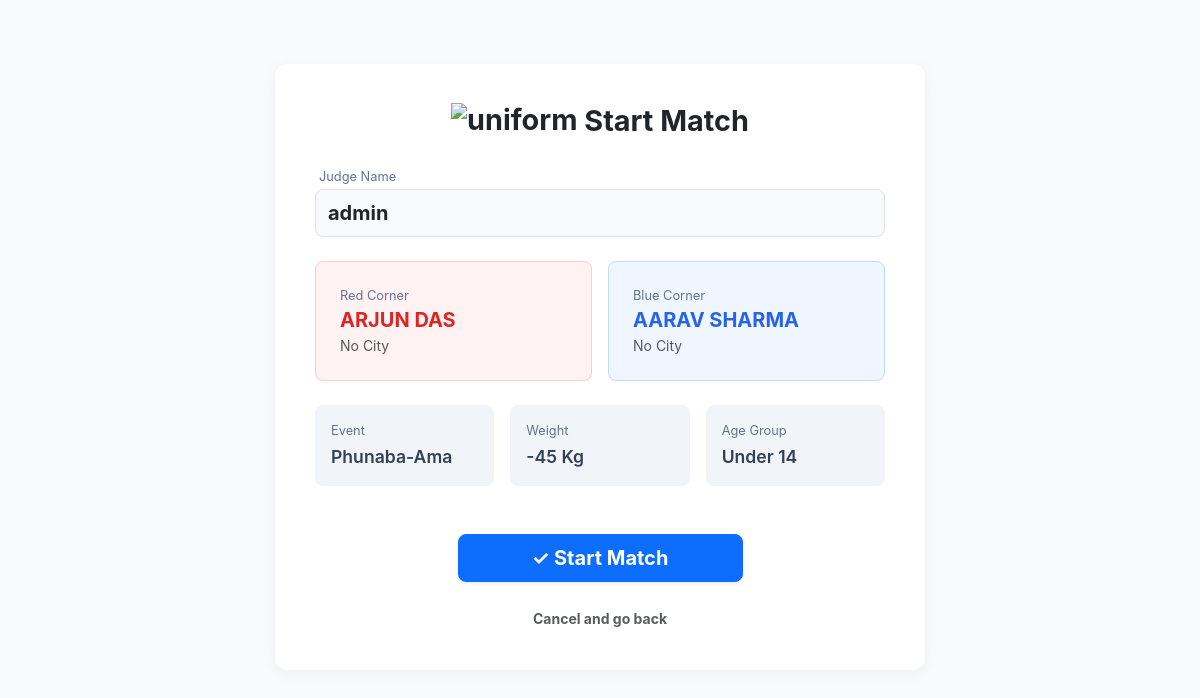
/judge/match/148/start/ (signed in), run on the app's committed database.
### thangta/models.py (models this page shows, shortened)
class CustomUser(AbstractUser):
    class Role(models.TextChoices):
        ADMIN = 'ADMIN', 'Admin'
        JUDGE = 'JUDGE', 'Judge'
        SCORER = 'SCORER', 'Scorer'
    role = models.CharField(
        max_length=50,
        choices=Role.choices,
        default=Role.SCORER
    )
    district = models.CharField(max_length=100, null=True, blank=True)
    district_code = models.CharField(max_length=20, null=True, blank=True)

class Match(models.Model):
    tournament = models.ForeignKey(Tournament, on_delete=models.CASCADE)
    event_type = models.CharField(max_length=50)
    age_category = models.CharField(max_length=3)
    weight_category = models.CharField(max_length=4)
    gender = models.CharField(max_length=10)
    is_active = models.BooleanField(default=False)
    is_completed = models.BooleanField(default=False)
    round_number = models.IntegerField(default=1)
    current_round = models.IntegerField(default=1) # Tracks Round 1, Round 2, or 3 (Tie Breaker)
    current_sub_round = models.IntegerField(default=1)
    match_sequence = models.IntegerField(help_text="Order of the match in this round")
    current_sub_round = models.IntegerField(default=1)
    active_scorers = models.ManyToManyField(CustomUser, blank=True, related_name='scoring_matches')
    ring_number = models.IntegerField(default=1)
    participant_red = models.ForeignKey(Participant, related_name='matches_as_red', on_delete=models.CASCADE)
    participant_blue = models.ForeignKey(Participant, related_name='matches_as_blue', on_delete=models.CASCADE, null=True, blank=True)
    winner = models.ForeignKey(Participant, related_name='matches_won', on_delete=models.SET_NULL, null=True, blank=True)
    round_1_red = models.IntegerField(default=0)
    round_1_blue = models.IntegerField(default=0)
    round_2_red = models.IntegerField(default=0)
    round_2_blue = models.IntegerField(default=0)
    round_3_red = models.IntegerField(default=0)
    round_3_blue = models.IntegerField(default=0)
    @property
    def age_display(self):
        age_map = {'U14': 'Under 14', 'U18': 'Under 18', 'O18': 'Over 18'}
        return age_map.get(self.age_category, self.age_category)
    @property
    def weight_display(self):
        if self.weight_category and "Kg" not in str(self.weight_category):
            return f"{self.weight_category} Kg"
        return self.weight_category

class Participant(models.Model):
    class GenderChoices(models.TextChoices):
        MALE = 'Male', 'Male'
        FEMALE = 'Female', 'Female'
    class EventTypeChoices(models.TextChoices):
        PHUNABA_AMA = 'Phunaba-Ama', 'Phunaba-Ama'
        PHUNABA_ANISHUBA = 'Phunaba-Anishuba', 'Phunaba-Anishuba'
    class AgeCategory(models.TextChoices):
        UNDER_14 = 'U14', 'Under 14'
        UNDER_18 = 'U18', 'Under 18'
        OVER_18 = 'O18', 'Over 18'
    class WeightCategory(models.TextChoices):
        MINUS_21 = '-21', '-21 Kg'
        MINUS_25 = '-25', '-25 Kg'
        MINUS_29 = '-29', '-29 Kg'
        MINUS_33 = '-33', '-33 Kg'
        MINUS_37 = '-37', '-37 Kg'
        MINUS_40 = '-40', '-40 Kg'
        MINUS_41 = '-41', '-41 Kg'
        MINUS_44 = '-44', '-44 Kg'
        MINUS_45 = '-45', '-45 Kg'
        MINUS_49 = '-49', '-49 Kg'
        MINUS_52 = '-52', '-52 Kg'
        MINUS_53 = '-53', '-53 Kg'
        MINUS_56 = '-56', '-56 Kg'
        MINUS_75 = '-75', '-75 Kg'
        PLUS_53 = '+53', '+53 Kg'
    tournament = models.ForeignKey(
        Tournament,
        on_delete=models.CASCADE,
        related_name='participants',
        null=True, blank=True
    )
    name = models.CharField(max_length=200, null=True, blank=True)
    actual_age = models.IntegerField(null=True, blank=True, help_text="Age in numbers")
    date_of_birth = models.DateField(null=True, blank=True) # Add this!
    age = models.IntegerField(default = 0)
    gender = models.CharField(max_length=10, choices=GenderChoices.choices, null=True, blank=True)
    contact = models.CharField(max_length=15, null=True, blank=True)
    district = models.CharField(max_length=100)
    district_code = models.CharField(max_length=20)
    event_type = models.CharField(max_length=50, choices=EventTypeChoices.choices, null=True, blank=True)
    age_category = models.CharField(
        max_length=3,
        choices=AgeCategory.choices,
        help_text="Select the participant's age group."
    )
    weight_category = models.CharField(
        max_length=4,
        choices=WeightCategory.choices,
        help_text="Select the participant's weight class."
    )

### thangta/permissions.py (the view)
    @login_required(login_url='login')
    def _wrapped_view(request, *args, **kwargs):
        if request.user.role in ['JUDGE', 'ADMIN'] or request.user.is_superuser:
            return view_func(request, *args, **kwargs)
        return redirect('tournament-dashboard')

### thangta/permissions.py (called while the page is built)
def judge_required(view_func):
    @login_required(login_url='login')
    def _wrapped_view(request, *args, **kwargs):
        if request.user.role in ['JUDGE', 'ADMIN'] or request.user.is_superuser:
            return view_func(request, *args, **kwargs)
        return redirect('tournament-dashboard')
    return _wrapped_view

### thangta/views.py (called while the page is built)
@judge_required
def start_match(request, match_id):
    match = get_object_or_404(Match, id=match_id)
    if request.method == 'POST':
        match.is_active = True
        match.save()
        return redirect('judge-live-match', match_id=match.id)
    return render(request, 'judge_start_match.html', {'match': match})

### thangta/templates/judge_start_match.html (shortened to what this page needs)
<!DOCTYPE html>
<html lang="en">
<head>
    <link href="https://cdn.jsdelivr.net/npm/bootstrap@5.3.0/dist/css/bootstrap.min.css" rel="stylesheet">
</head>
<body>
<div class="container px-3">
    <div class="start-card text-center">
        <h2 class="fw-bold mb-4 text-dark" style="font-size: 1.8rem;">
            <img src="https://img.icons8.com/color/48/martial-arts-uniform.png" alt="uniform" style="width: 35px; margin-top: -6px;"/>
            Start Match
        </h2>
        <div class="text-start mb-4">
            <label class="info-label ms-1">Judge Name</label>
            <div class="form-control bg-light fw-bold text-dark fs-5 py-2" style="border-radius: 8px;">
                {{ request.user.username }}
            </div>
        </div>
        <div class="row g-3 mb-4 text-start">
            <div class="col-md-6">
                <div class="corner-box red-corner">
                    <div class="info-label">Red Corner</div>
                    <h5 class="text-uppercase">{{ match.participant_red.name }}</h5>
                    <div class="text-muted small">{{ match.participant_red.city|default:"No City" }}</div>
                </div>
            </div>
            <div class="col-md-6">
                <div class="corner-box blue-corner">
                    <div class="info-label">Blue Corner</div>
                    {% if match.participant_blue %}
                        <h5 class="text-uppercase">{{ match.participant_blue.name }}</h5>
                        <div class="text-muted small">{{ match.participant_blue.city|default:"No City" }}</div>
                    {% else %}
                        <h5 class="text-uppercase text-muted fst-italic">BYE</h5>
                        <div class="text-muted small">No Opponent</div>
                    {% endif %}
                </div>
            </div>
        </div>
        <div class="row g-3 mb-5">
            <div class="col-4">
                <div class="info-box">
                    <div class="info-label">Event</div>
                    <p class="info-value">{{ match.event_type }}</p>
                </div>
            </div>
            <div class="col-4">
                <div class="info-box">
                    <div class="info-label">Weight</div>
                    <p class="info-value">{{ match.weight_display }}</p>
                </div>
            </div>
            <div class="col-4">
                <div class="info-box">
                    <div class="info-label">Age Group</div>
                    <p class="info-value">{{ match.age_display }}</p>
                </div>
            </div>
        </div>
        <form method="POST">
            <button type="submit" class="btn btn-primary btn-lg w-50 fw-bold shadow-sm" style="border-radius: 8px;">
                ✓ Start Match
            </button>
        </form>
        <div class="mt-4">
            <a href="javascript:history.back()" class="text-muted small text-decoration-none fw-bold">Cancel and go back</a>
        </div>
    </div>
</div>
</body>
</html>

### thangta/templates/judge_start_match.html (style rules this page uses)
body { background-color: #f8fafc; font-family: -apple-system, BlinkMacSystemFont, "Segoe UI", Roboto, "Helvetica Neue", Arial, sans-serif; }
.start-card { max-width: 650px; margin: 4rem auto; background: white; border-radius: 12px; box-shadow: 0 4px 15px rgba(0,0,0,0.05); padding: 2.5rem; border: none; }
.corner-box { border-radius: 8px; padding: 1.5rem; height: 100%; }
.red-corner { background-color: #fef2f2; border: 1px solid #fecaca; }
.red-corner h5 { color: #dc2626; font-weight: bold; margin-bottom: 0.2rem; }
.blue-corner { background-color: #eff6ff; border: 1px solid #bfdbfe; }
.blue-corner h5 { color: #2563eb; font-weight: bold; margin-bottom: 0.2rem; }
.info-box { background-color: #f1f5f9; border-radius: 8px; padding: 1rem; text-align: left; height: 100%; }
.info-label { font-size: 0.8rem; color: #64748b; margin-bottom: 0.2rem; }
.info-value { font-weight: 600; color: #334155; margin: 0; font-size: 1.1rem; }

### data on the page
CustomUser: user.username "admin"
Match: participant_red.name "ARJUN DAS", participant_red.city "No City", participant_blue.name "AARAV SHARMA", participant_blue.city "No City", event_type "Phunaba-Ama", weight_display "-45 Kg", age_display "Under 14"
